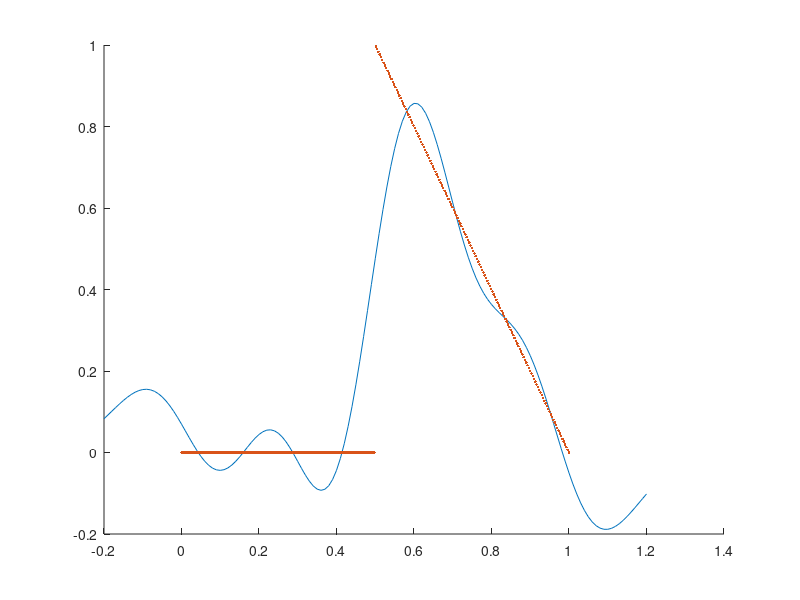

MATLAB code to generate this figure:
load Dateset2.txt
x=Dateset2(:,1);
y=Dateset2(:,2);
A0=(1/(((2*pi).^0.5)*0.125))*exp(-(x-0.125*0).^2/(2*(0.125).^2));
A1=(1/(((2*pi).^0.5)*0.125))*exp(-(x-0.125*1).^2/(2*(0.125).^2));
A2=(1/(((2*pi).^0.5)*0.125))*exp(-(x-0.125*2).^2/(2*(0.125).^2));
A3=(1/(((2*pi).^0.5)*0.125))*exp(-(x-0.125*3).^2/(2*(0.125).^2));
A4=(1/(((2*pi).^0.5)*0.125))*exp(-(x-0.125*4).^2/(2*(0.125).^2));
A5=(1/(((2*pi).^0.5)*0.125))*exp(-(x-0.125*5).^2/(2*(0.125).^2));
A6=(1/(((2*pi).^0.5)*0.125))*exp(-(x-0.125*6).^2/(2*(0.125).^2));
A7=(1/(((2*pi).^0.5)*0.125))*exp(-(x-0.125*7).^2/(2*(0.125).^2));
A8=(1/(((2*pi).^0.5)*0.125))*exp(-(x-0.125*8).^2/(2*(0.125).^2));
A=[A0 A1 A2 A3 A4 A5 A6 A7 A8];
w=inv((A.')*A)*(A.')*y;
x1=-0.2:0.01:1.2;
y0=w(1)*(1/(((2*pi).^0.5)*0.125))*exp(-(x1-0.125*0).^2/(2*(0.125).^2));
y1=w(2)*(1/(((2*pi).^0.5)*0.125))*exp(-(x1-0.125*1).^2/(2*(0.125).^2));
y2=w(3)*(1/(((2*pi).^0.5)*0.125))*exp(-(x1-0.125*2).^2/(2*(0.125).^2));;
y3=w(4)*(1/(((2*pi).^0.5)*0.125))*exp(-(x1-0.125*3).^2/(2*(0.125).^2));
y4=w(5)*(1/(((2*pi).^0.5)*0.125))*exp(-(x1-0.125*4).^2/(2*(0.125).^2));
y5=w(6)*(1/(((2*pi).^0.5)*0.125))*exp(-(x1-0.125*5).^2/(2*(0.125).^2));
y6=w(7)*(1/(((2*pi).^0.5)*0.125))*exp(-(x1-0.125*6).^2/(2*(0.125).^2));
y7=w(8)*(1/(((2*pi).^0.5)*0.125))*exp(-(x1-0.125*7).^2/(2*(0.125).^2));
y8=w(9)*(1/(((2*pi).^0.5)*0.125))*exp(-(x1-0.125*8).^2/(2*(0.125).^2));
hold on
plot(x1,y1+y2+y3+y4+y5+y6+y7+y8+y0);
plot(x,y,'.');
e1=y-A*w;
e=norm(e1)/300

